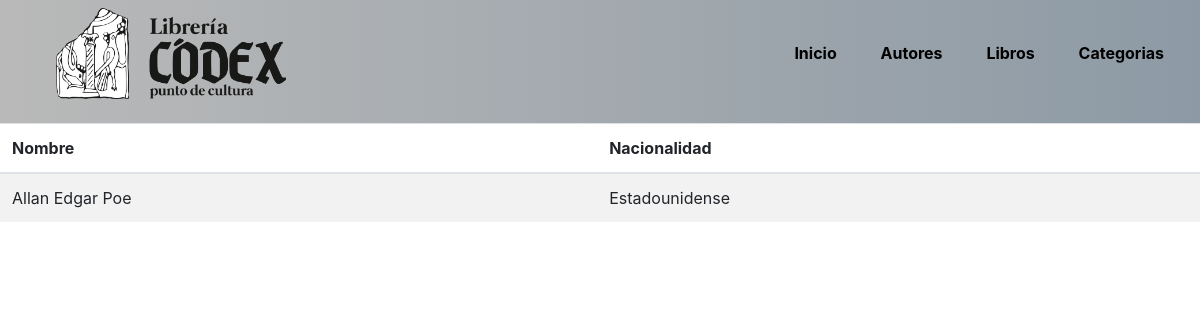
The page /autores/ on the database its author committed.
### appBiblioteca/models.py (models this page shows, shortened)
class Navbar(models.Model):
    id_navbar = models.AutoField(db_column= "idNavbar", primary_key= True )
    enlac = models.CharField(max_length=50)
    url = models.CharField(max_length=100)

class Autores(models.Model):
    nombre = models.CharField(max_length= 150)
    nacionalidad = models.CharField(max_length= 50)

### appBiblioteca/views.py (the view)
# urls.py: path('autores/', autores,name='autores'),
def autores(request):
    Navbars = Navbar.objects.all()
    Titulonav = TituloNav.objects.all()
    Autor = Autores.objects.all()
    context = {
        "Navbars": Navbars,
        "Titulonav": Titulonav,
        "Autor" : Autor
    }
    return render(request, 'core/autores.html', context)

### appBiblioteca/templates/core/autores.html (shortened to what this page needs)
<!DOCTYPE html>
<html lang="es">
  {% load static %}
<head>
    <link rel="stylesheet" href="https://cdn.jsdelivr.net/npm/bootstrap@4.6.2/dist/css/bootstrap.min.css">
    <link rel="stylesheet" href="{% static 'styles.css' %}">
    <body>
  <nav class = "navbar">
    <ul>
      <a href="{% url 'index' %}"><img src="{% static 'images/logo.jpg' %}" alt="" class="img-logo"></a>
    </ul>
    <ul>
    {%for Navbar in Navbars %}
        <li>
            <a href={{Navbar.url}}>
                {{Navbar.enlac}}
        </li>
     {%endfor%}
</ul>
  </nav>
<table class="table table-striped">
  <thead>
    <th>Nombre</th>
    <th>Nacionalidad</th>
  </thead>
  <tbody>
    {% for auto in Autor %}
    <tr>
      <td scope="col">{{auto.nombre}}</td>
      <td scope="col">{{auto.nacionalidad}}</td>
    </tr>
      {% endfor %}
  </tbody>
</table>
</body>
</html>

### appBiblioteca/static/styles.css (style rules this page uses)
.img-logo { max-width: 100%; max-width: 230px; }
nav { display: flex; align-items: center; justify-content: space-between; padding-top: 20px; padding-left: 5%; padding-right: 5%; font-weight: bold; background: linear-gradient(to right, #b9b9b9, #8d9aa5); }
ul li { display: inline-block; padding: 0px 20px; text-decoration: none; }
a { color: #000; text-decoration: none; }

### rows shown on the page
Navbar: enlac "Inicio"
Navbar: enlac "Autores"
Navbar: enlac "Libros"
Navbar: enlac "Categorias"
Autores: nombre "Allan Edgar Poe", nacionalidad "Estadounidense"
